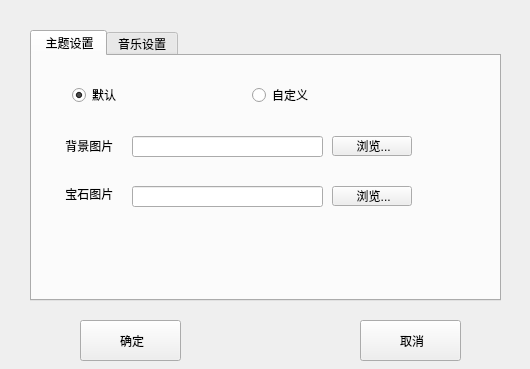
<?xml version="1.0" encoding="UTF-8"?>
<ui version="4.0">
 <class>mySetting</class>
 <widget class="QWidget" name="mySetting">
  <property name="geometry">
   <rect>
    <x>0</x>
    <y>0</y>
    <width>530</width>
    <height>369</height>
   </rect>
  </property>
  <property name="windowTitle">
   <string>设置</string>
  </property>
  <property name="styleSheet">
   <string notr="true">background-image: url(:/set/res/setting1.png);</string>
  </property>
  <widget class="QTabWidget" name="tabWidget">
   <property name="geometry">
    <rect>
     <x>30</x>
     <y>30</y>
     <width>471</width>
     <height>271</height>
    </rect>
   </property>
   <property name="styleSheet">
    <string notr="true">font: 87 14pt &quot;Arial Black&quot;;</string>
   </property>
   <property name="currentIndex">
    <number>0</number>
   </property>
   <widget class="QWidget" name="tab_1">
    <attribute name="title">
     <string> 主题设置</string>
    </attribute>
    <widget class="QRadioButton" name="radioButton">
     <property name="geometry">
      <rect>
       <x>40</x>
       <y>30</y>
       <width>91</width>
       <height>18</height>
      </rect>
     </property>
     <property name="styleSheet">
      <string notr="true">
font: 87 11pt &quot;Arial Black&quot;;</string>
     </property>
     <property name="text">
      <string>默认</string>
     </property>
     <property name="checked">
      <bool>true</bool>
     </property>
    </widget>
    <widget class="QRadioButton" name="radioButton_2">
     <property name="geometry">
      <rect>
       <x>220</x>
       <y>30</y>
       <width>91</width>
       <height>18</height>
      </rect>
     </property>
     <property name="styleSheet">
      <string notr="true">font: 87 11pt &quot;Arial Black&quot;;</string>
     </property>
     <property name="text">
      <string>自定义</string>
     </property>
     <property name="checked">
      <bool>false</bool>
     </property>
    </widget>
    <widget class="QLabel" name="label">
     <property name="geometry">
      <rect>
       <x>30</x>
       <y>82</y>
       <width>71</width>
       <height>16</height>
      </rect>
     </property>
     <property name="styleSheet">
      <string notr="true">font: 10pt &quot;Arial&quot;;
font: 87 11pt &quot;Arial Black&quot;;</string>
     </property>
     <property name="text">
      <string> 背景图片</string>
     </property>
    </widget>
    <widget class="QLabel" name="label_2">
     <property name="geometry">
      <rect>
       <x>30</x>
       <y>130</y>
       <width>71</width>
       <height>16</height>
      </rect>
     </property>
     <property name="styleSheet">
      <string notr="true">font: 10pt &quot;Arial&quot;;
font: 87 11pt &quot;Arial Black&quot;;</string>
     </property>
     <property name="text">
      <string> 宝石图片</string>
     </property>
    </widget>
    <widget class="QPushButton" name="choose1">
     <property name="geometry">
      <rect>
       <x>300</x>
       <y>80</y>
       <width>80</width>
       <height>20</height>
      </rect>
     </property>
     <property name="styleSheet">
      <string notr="true">font: 87 11pt &quot;Arial Black&quot;;</string>
     </property>
     <property name="text">
      <string> 浏览...</string>
     </property>
    </widget>
    <widget class="QLineEdit" name="lineEdit">
     <property name="enabled">
      <bool>true</bool>
     </property>
     <property name="geometry">
      <rect>
       <x>100</x>
       <y>80</y>
       <width>191</width>
       <height>21</height>
      </rect>
     </property>
     <property name="readOnly">
      <bool>true</bool>
     </property>
    </widget>
    <widget class="QLineEdit" name="lineEdit_2">
     <property name="enabled">
      <bool>true</bool>
     </property>
     <property name="geometry">
      <rect>
       <x>100</x>
       <y>130</y>
       <width>191</width>
       <height>21</height>
      </rect>
     </property>
     <property name="readOnly">
      <bool>true</bool>
     </property>
    </widget>
    <widget class="QPushButton" name="choose2">
     <property name="geometry">
      <rect>
       <x>300</x>
       <y>130</y>
       <width>80</width>
       <height>20</height>
      </rect>
     </property>
     <property name="styleSheet">
      <string notr="true">font: 87 11pt &quot;Arial Black&quot;;</string>
     </property>
     <property name="text">
      <string> 浏览...</string>
     </property>
    </widget>
    <widget class="QLabel" name="label_4">
     <property name="geometry">
      <rect>
       <x>-30</x>
       <y>-70</y>
       <width>561</width>
       <height>441</height>
      </rect>
     </property>
     <property name="styleSheet">
      <string notr="true">background-image: url(:/new/prefix1/setting1.png);</string>
     </property>
     <property name="text">
      <string/>
     </property>
    </widget>
    <zorder>label_4</zorder>
    <zorder>radioButton</zorder>
    <zorder>radioButton_2</zorder>
    <zorder>label</zorder>
    <zorder>label_2</zorder>
    <zorder>choose1</zorder>
    <zorder>lineEdit</zorder>
    <zorder>lineEdit_2</zorder>
    <zorder>choose2</zorder>
   </widget>
   <widget class="QWidget" name="tab_2">
    <attribute name="title">
     <string>音乐设置</string>
    </attribute>
    <widget class="QGroupBox" name="groupBox">
     <property name="geometry">
      <rect>
       <x>40</x>
       <y>20</y>
       <width>371</width>
       <height>61</height>
      </rect>
     </property>
     <property name="styleSheet">
      <string notr="true">font: 87 11pt &quot;Arial Black&quot;;</string>
     </property>
     <property name="title">
      <string>音效设置</string>
     </property>
     <widget class="QCheckBox" name="checkBox">
      <property name="geometry">
       <rect>
        <x>10</x>
        <y>30</y>
        <width>73</width>
        <height>18</height>
       </rect>
      </property>
      <property name="text">
       <string> 音效</string>
      </property>
     </widget>
     <widget class="QCheckBox" name="checkBox_2">
      <property name="geometry">
       <rect>
        <x>190</x>
        <y>30</y>
        <width>91</width>
        <height>18</height>
       </rect>
      </property>
      <property name="text">
       <string> 背景音乐</string>
      </property>
     </widget>
    </widget>
    <widget class="QGroupBox" name="groupBox_2">
     <property name="geometry">
      <rect>
       <x>40</x>
       <y>90</y>
       <width>371</width>
       <height>121</height>
      </rect>
     </property>
     <property name="styleSheet">
      <string notr="true">font: 87 11pt &quot;Arial Black&quot;;</string>
     </property>
     <property name="title">
      <string> 背景音乐设置</string>
     </property>
     <widget class="QRadioButton" name="radioButton_3">
      <property name="geometry">
       <rect>
        <x>10</x>
        <y>30</y>
        <width>91</width>
        <height>18</height>
       </rect>
      </property>
      <property name="text">
       <string>默认</string>
      </property>
      <property name="checked">
       <bool>true</bool>
      </property>
     </widget>
     <widget class="QRadioButton" name="radioButton_4">
      <property name="geometry">
       <rect>
        <x>190</x>
        <y>30</y>
        <width>91</width>
        <height>18</height>
       </rect>
      </property>
      <property name="text">
       <string> 自定义</string>
      </property>
      <property name="checked">
       <bool>false</bool>
      </property>
     </widget>
     <widget class="QLineEdit" name="lineEdit_3">
      <property name="enabled">
       <bool>true</bool>
      </property>
      <property name="geometry">
       <rect>
        <x>10</x>
        <y>70</y>
        <width>191</width>
        <height>21</height>
       </rect>
      </property>
      <property name="readOnly">
       <bool>true</bool>
      </property>
     </widget>
     <widget class="QPushButton" name="choose3">
      <property name="geometry">
       <rect>
        <x>210</x>
        <y>70</y>
        <width>80</width>
        <height>20</height>
       </rect>
      </property>
      <property name="text">
       <string> 浏览...</string>
      </property>
     </widget>
    </widget>
    <widget class="QLabel" name="label_5">
     <property name="geometry">
      <rect>
       <x>-30</x>
       <y>-70</y>
       <width>761</width>
       <height>521</height>
      </rect>
     </property>
     <property name="styleSheet">
      <string notr="true">background-image: url(:/new/prefix1/setting1.png);</string>
     </property>
     <property name="text">
      <string/>
     </property>
    </widget>
    <zorder>label_5</zorder>
    <zorder>groupBox</zorder>
    <zorder>groupBox_2</zorder>
   </widget>
  </widget>
  <widget class="QPushButton" name="pushButton_3">
   <property name="geometry">
    <rect>
     <x>80</x>
     <y>320</y>
     <width>101</width>
     <height>41</height>
    </rect>
   </property>
   <property name="styleSheet">
    <string notr="true">font: 87 14pt &quot;Arial Black&quot;;
font: 87 12pt &quot;Arial Black&quot;;</string>
   </property>
   <property name="text">
    <string> 确定</string>
   </property>
  </widget>
  <widget class="QPushButton" name="pushButton_4">
   <property name="geometry">
    <rect>
     <x>360</x>
     <y>320</y>
     <width>101</width>
     <height>41</height>
    </rect>
   </property>
   <property name="styleSheet">
    <string notr="true">font: 87 12pt &quot;Arial Black&quot;;</string>
   </property>
   <property name="text">
    <string> 取消</string>
   </property>
  </widget>
  <widget class="QLabel" name="label_3">
   <property name="geometry">
    <rect>
     <x>0</x>
     <y>0</y>
     <width>530</width>
     <height>369</height>
    </rect>
   </property>
   <property name="styleSheet">
    <string notr="true">background-image: url(:/set/res/setting1.png);
</string>
   </property>
   <property name="text">
    <string/>
   </property>
  </widget>
  <zorder>label_3</zorder>
  <zorder>tabWidget</zorder>
  <zorder>pushButton_4</zorder>
  <zorder>pushButton_3</zorder>
 </widget>
 <resources>
  <include location="set1.qrc"/>
 </resources>
 <connections/>
</ui>
